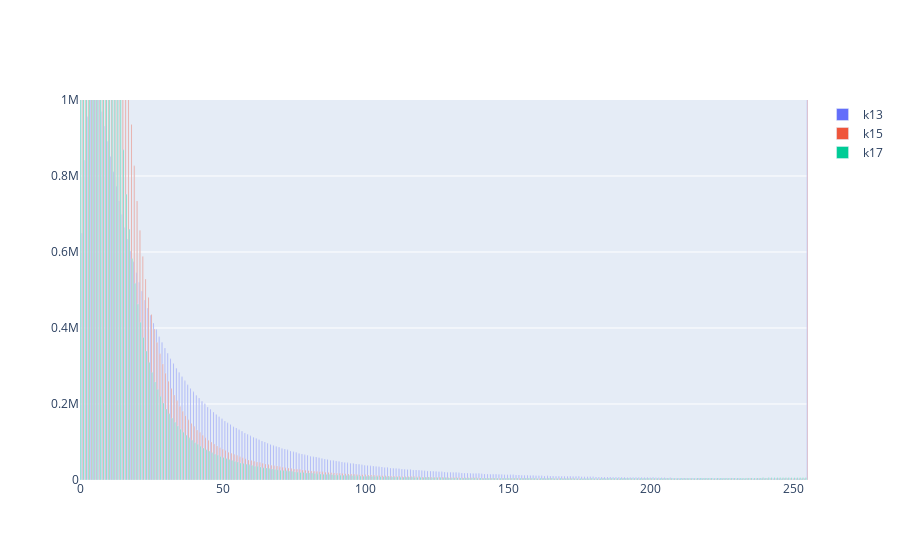

The notebook cell saved with this chart:
### Markdown cell above
### S. pneumoniae dataset


#### Kmer spectrum

### Code cell
#!snakemake -s pipeline/generate_stat.snakefile kmer_spectrum_simulated_reads
import pandas
import plotly.graph_objects as go

df = pandas.read_csv("stats/kmer_spectrum/s_pneumoniae.csv", index_col=0)

fig = go.Figure(data=[go.Bar(name=c, y=df[c]) for c in df.columns])

fig = go.Figure(data=[go.Bar(name=c, y=df[c]) for c in df.columns],
               layout=go.Layout(yaxis=dict(range=[0, 1_000_000]),
                                xaxis=dict(range=[0, 255])))

#fig.update_layout(yaxis_type="log")
fig.show()

### Figure 1 — Plotly figure (JSON) as saved in the notebook; plotly's stock layout.template omitted (floating-point values rounded to 4 significant figures; data arrays with more than 128 entries replaced by an {"elided": "..."} marker saying what was removed)
{"data": [{"name": "k13", "type": "bar", "y": {"elided": "256 int values"}}, {"name": "k15", "type": "bar", "y": {"elided": "256 int values"}}, {"name": "k17", "type": "bar", "y": {"elided": "256 int values"}}], "layout": {"xaxis": {"range": [0, 255]}, "yaxis": {"range": [0, 1000000]}}}
